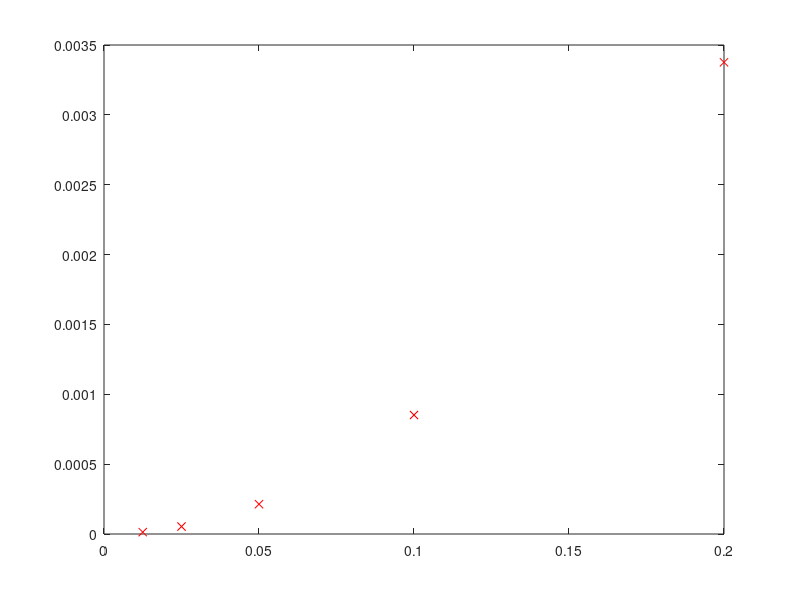

Recreate this plot in MATLAB.
clear all, clc, close all; 

xmin = 0; 
xmax = 1; 
H = [0.2 0.1 0.05 0.025 0.0125];
alpha=2; 

y_exacta = cosh(0)/cosh(alpha); 

for k=1:1:length(H)
  NI = (1/H(k))-1;
  M=sparse(NI+1,NI+1); 
  d1=ones(NI+1,1); 
  d0=d1*(-1)*(((alpha^2)*(H(k)^2))+2); 
  d_1= ones(NI+1,1); 
  d_1(NI)=2;
  B=[d_1 d0 d1]; 
  M=spdiags(B,-1:1,NI+1,NI+1); 
  b=[-1 ; zeros(NI,1)];  
  respuesta = M\b; 
  error(k) = abs(respuesta(NI+1)-y_exacta); 
    
endfor

 plot(H,error,'rx'); 
 


